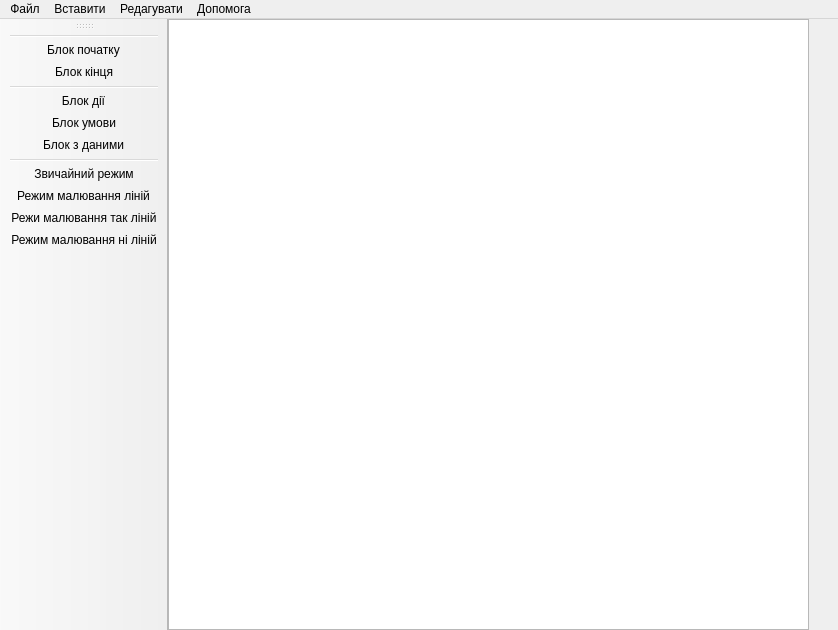
<?xml version="1.0" encoding="UTF-8"?>
<ui version="4.0">
 <class>MainWindow</class>
 <widget class="QMainWindow" name="MainWindow">
  <property name="geometry">
   <rect>
    <x>0</x>
    <y>0</y>
    <width>838</width>
    <height>630</height>
   </rect>
  </property>
  <property name="windowTitle">
   <string>MainWindow</string>
  </property>
  <property name="animated">
   <bool>true</bool>
  </property>
  <widget class="QWidget" name="centralWidget">
   <widget class="QGraphicsView" name="graphicsView">
    <property name="geometry">
     <rect>
      <x>0</x>
      <y>0</y>
      <width>641</width>
      <height>611</height>
     </rect>
    </property>
    <property name="maximumSize">
     <size>
      <width>1366</width>
      <height>766</height>
     </size>
    </property>
   </widget>
   <widget class="QWidget" name="verticalLayoutWidget">
    <property name="geometry">
     <rect>
      <x>640</x>
      <y>0</y>
      <width>171</width>
      <height>611</height>
     </rect>
    </property>
    <layout class="QVBoxLayout" name="verticalLayout"/>
   </widget>
  </widget>
  <widget class="QMenuBar" name="menuBar">
   <property name="geometry">
    <rect>
     <x>0</x>
     <y>0</y>
     <width>838</width>
     <height>21</height>
    </rect>
   </property>
   <widget class="QMenu" name="menu">
    <property name="title">
     <string>Файл</string>
    </property>
    <addaction name="action_20"/>
    <addaction name="action_18"/>
    <addaction name="action_6"/>
    <addaction name="action_19"/>
   </widget>
   <widget class="QMenu" name="menu_2">
    <property name="title">
     <string>Вставити</string>
    </property>
    <property name="toolTipsVisible">
     <bool>false</bool>
    </property>
    <addaction name="actionNext"/>
    <addaction name="action_8"/>
    <addaction name="action_2"/>
    <addaction name="action_3"/>
    <addaction name="action_5"/>
   </widget>
   <widget class="QMenu" name="menu_3">
    <property name="title">
     <string>Редагувати</string>
    </property>
    <addaction name="action_10"/>
    <addaction name="action_11"/>
    <addaction name="action_12"/>
    <addaction name="action_13"/>
    <addaction name="action1_2"/>
   </widget>
   <widget class="QMenu" name="menu_4">
    <property name="title">
     <string>Допомога</string>
    </property>
   </widget>
   <addaction name="menu"/>
   <addaction name="menu_2"/>
   <addaction name="menu_3"/>
   <addaction name="menu_4"/>
  </widget>
  <widget class="QToolBar" name="mainToolBar">
   <property name="acceptDrops">
    <bool>true</bool>
   </property>
   <property name="toolButtonStyle">
    <enum>Qt::ToolButtonFollowStyle</enum>
   </property>
   <attribute name="toolBarArea">
    <enum>LeftToolBarArea</enum>
   </attribute>
   <attribute name="toolBarBreak">
    <bool>false</bool>
   </attribute>
   <addaction name="separator"/>
   <addaction name="actionNext_2"/>
   <addaction name="action_9"/>
   <addaction name="separator"/>
   <addaction name="action"/>
   <addaction name="action_4"/>
   <addaction name="action_7"/>
   <addaction name="separator"/>
   <addaction name="action_17"/>
   <addaction name="action_16"/>
   <addaction name="action_15"/>
   <addaction name="action_14"/>
  </widget>
  <action name="action">
   <property name="checkable">
    <bool>false</bool>
   </property>
   <property name="icon">
    <iconset>
     <normaloff>../../Users/Алексей/Pictures/Action.png</normaloff>../../Users/Алексей/Pictures/Action.png</iconset>
   </property>
   <property name="text">
    <string>Блок дії</string>
   </property>
   <property name="toolTip">
    <string>Блок дії</string>
   </property>
  </action>
  <action name="action_2">
   <property name="icon">
    <iconset>
     <normaloff>../../Users/Алексей/Pictures/Action.png</normaloff>../../Users/Алексей/Pictures/Action.png</iconset>
   </property>
   <property name="text">
    <string>Блок дії</string>
   </property>
   <property name="toolTip">
    <string>Блок дії</string>
   </property>
   <property name="shortcut">
    <string>Ctrl+Shift+D</string>
   </property>
  </action>
  <action name="action_3">
   <property name="icon">
    <iconset>
     <normaloff>../../Users/Алексей/Pictures/Umova.png</normaloff>../../Users/Алексей/Pictures/Umova.png</iconset>
   </property>
   <property name="text">
    <string>Блок умови</string>
   </property>
   <property name="toolTip">
    <string>Блок умови</string>
   </property>
   <property name="shortcut">
    <string>Ctrl+U</string>
   </property>
  </action>
  <action name="actionNext">
   <property name="icon">
    <iconset>
     <normaloff>../../Users/Алексей/Pictures/Поч.png</normaloff>../../Users/Алексей/Pictures/Поч.png</iconset>
   </property>
   <property name="text">
    <string>Блок початку</string>
   </property>
   <property name="shortcut">
    <string>Ctrl+P</string>
   </property>
  </action>
  <action name="action_4">
   <property name="icon">
    <iconset>
     <normaloff>../../Users/Алексей/Pictures/Umova.png</normaloff>../../Users/Алексей/Pictures/Umova.png</iconset>
   </property>
   <property name="text">
    <string>Блок умови</string>
   </property>
   <property name="toolTip">
    <string>Блок умови</string>
   </property>
  </action>
  <action name="actionNext_2">
   <property name="icon">
    <iconset>
     <normaloff>../../Users/Алексей/Pictures/Поч.png</normaloff>../../Users/Алексей/Pictures/Поч.png</iconset>
   </property>
   <property name="text">
    <string>Блок початку</string>
   </property>
  </action>
  <action name="action_5">
   <property name="icon">
    <iconset>
     <normaloff>../../Users/Алексей/Pictures/пара.png</normaloff>../../Users/Алексей/Pictures/пара.png</iconset>
   </property>
   <property name="text">
    <string>Блок з даними</string>
   </property>
   <property name="shortcut">
    <string>Ctrl+D</string>
   </property>
  </action>
  <action name="action_6">
   <property name="text">
    <string>Видалити елемент</string>
   </property>
   <property name="shortcut">
    <string>Del</string>
   </property>
  </action>
  <action name="action_7">
   <property name="icon">
    <iconset>
     <normaloff>../../Users/Алексей/Pictures/пара.png</normaloff>../../Users/Алексей/Pictures/пара.png</iconset>
   </property>
   <property name="text">
    <string>Блок з даними</string>
   </property>
  </action>
  <action name="action_8">
   <property name="icon">
    <iconset>
     <normaloff>../../Users/Алексей/Pictures/Поч.png</normaloff>../../Users/Алексей/Pictures/Поч.png</iconset>
   </property>
   <property name="text">
    <string>Блок кінця</string>
   </property>
   <property name="shortcut">
    <string>Ctrl+K</string>
   </property>
  </action>
  <action name="action_9">
   <property name="icon">
    <iconset>
     <normaloff>../../Users/Алексей/Pictures/Поч.png</normaloff>../../Users/Алексей/Pictures/Поч.png</iconset>
   </property>
   <property name="text">
    <string>Блок кінця</string>
   </property>
  </action>
  <action name="action_10">
   <property name="icon">
    <iconset>
     <normaloff>../../Users/Алексей/Pictures/курсор.png</normaloff>../../Users/Алексей/Pictures/курсор.png</iconset>
   </property>
   <property name="text">
    <string>Звичайний режим</string>
   </property>
  </action>
  <action name="action_11">
   <property name="icon">
    <iconset>
     <normaloff>../../Users/Алексей/Pictures/лінія.png</normaloff>../../Users/Алексей/Pictures/лінія.png</iconset>
   </property>
   <property name="text">
    <string>Режим малювання ліній</string>
   </property>
  </action>
  <action name="action1">
   <property name="text">
    <string>1</string>
   </property>
  </action>
  <action name="action2">
   <property name="text">
    <string>2</string>
   </property>
  </action>
  <action name="actionadd">
   <property name="text">
    <string>add</string>
   </property>
  </action>
  <action name="action1_2">
   <property name="text">
    <string>Обновити код</string>
   </property>
   <property name="shortcut">
    <string>Ctrl+R</string>
   </property>
  </action>
  <action name="action_12">
   <property name="icon">
    <iconset>
     <normaloff>../../Users/Алексей/Pictures/так.png</normaloff>../../Users/Алексей/Pictures/так.png</iconset>
   </property>
   <property name="text">
    <string>Режи малювання так ліній</string>
   </property>
  </action>
  <action name="action_13">
   <property name="icon">
    <iconset>
     <normaloff>../../Users/Алексей/Pictures/ні.png</normaloff>../../Users/Алексей/Pictures/ні.png</iconset>
   </property>
   <property name="text">
    <string>Режим малювання ні ліній</string>
   </property>
  </action>
  <action name="action_14">
   <property name="icon">
    <iconset>
     <normaloff>../../Users/Алексей/Pictures/ні.png</normaloff>../../Users/Алексей/Pictures/ні.png</iconset>
   </property>
   <property name="text">
    <string>Режим малювання ні ліній</string>
   </property>
  </action>
  <action name="action_15">
   <property name="icon">
    <iconset>
     <normaloff>../../Users/Алексей/Pictures/так.png</normaloff>../../Users/Алексей/Pictures/так.png</iconset>
   </property>
   <property name="text">
    <string>Режи малювання так ліній</string>
   </property>
  </action>
  <action name="action_16">
   <property name="icon">
    <iconset>
     <normaloff>../../Users/Алексей/Pictures/лінія.png</normaloff>../../Users/Алексей/Pictures/лінія.png</iconset>
   </property>
   <property name="text">
    <string>Режим малювання ліній</string>
   </property>
  </action>
  <action name="action_17">
   <property name="icon">
    <iconset>
     <normaloff>../../Users/Алексей/Pictures/курсор.png</normaloff>../../Users/Алексей/Pictures/курсор.png</iconset>
   </property>
   <property name="text">
    <string>Звичайний режим</string>
   </property>
  </action>
  <action name="action_18">
   <property name="text">
    <string>Зберегти код</string>
   </property>
   <property name="shortcut">
    <string>Ctrl+S</string>
   </property>
  </action>
  <action name="action_19">
   <property name="text">
    <string>Вихід</string>
   </property>
   <property name="shortcut">
    <string>Ctrl+Q</string>
   </property>
  </action>
  <action name="action_20">
   <property name="text">
    <string>Зберегти зображення</string>
   </property>
  </action>
 </widget>
 <layoutdefault spacing="6" margin="11"/>
 <resources/>
 <connections/>
</ui>
